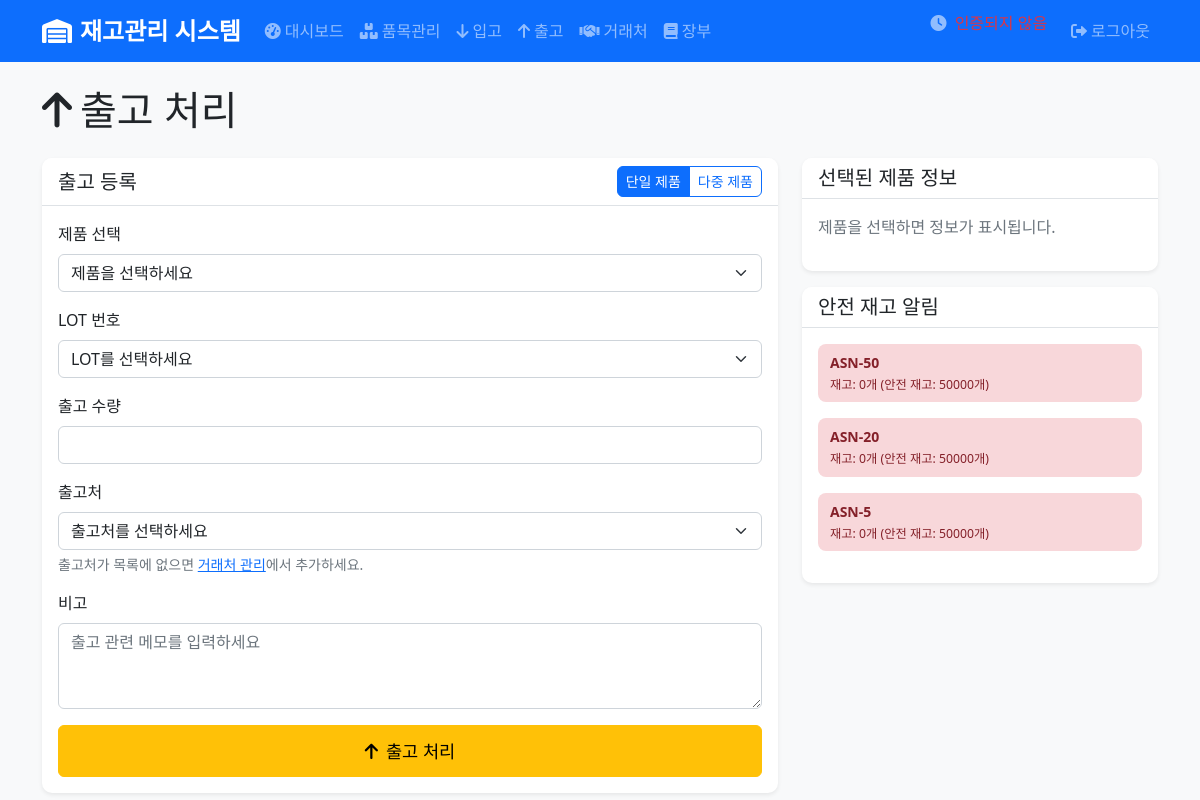
The page /stock/out (signed in) on the database its author committed.
### models.py (models this page shows)
class Product(Base):
    __tablename__ = "products"
    id = Column(Integer, primary_key=True, index=True)
    name = Column(String(100), nullable=False, index=True)
    description = Column(Text)
    price = Column(Float, nullable=False)
    stock_quantity = Column(Integer, default=0)
    safety_stock = Column(Integer, default=0)  # 안전 재고 수준
    safety_stock_level = Column(String(20), default="good")  # 안전 재고 단계: good, warning, critical
    category = Column(String(50), index=True)
    created_at = Column(DateTime, default=datetime.utcnow)
    updated_at = Column(DateTime, default=datetime.utcnow, onupdate=datetime.utcnow)
    stock_transactions = relationship("StockTransaction", back_populates="product")

### main.py (the view)
@app.get("/stock/out", response_class=HTMLResponse)
async def stock_out_page(request: Request, access_token: str = Cookie(None)):
    user = get_current_user_from_cookie(access_token)
    if not user:
        return RedirectResponse(url="/login", status_code=302)
    db = next(get_db())
    products = db.query(Product).all()
    return templates.TemplateResponse("stock_out.html", {
        "request": request,
        "products": products
    })

### templates/stock_out.html (shortened to what this page needs)
{% extends "base.html" %}
{% block content %}
<div class="row">
    <div class="col-12">
        <h1 class="mb-4">
            <i class="fas fa-arrow-up me-2"></i>출고 처리
        </h1>
    </div>
</div>
<div class="row">
    <div class="col-md-8">
        <div class="card">
            <div class="card-header d-flex justify-content-between align-items-center">
                <h5 class="card-title mb-0">출고 등록</h5>
                <div class="btn-group" role="group">
                    <label class="btn btn-outline-primary btn-sm" for="singleMode">단일 제품</label>
                    <label class="btn btn-outline-primary btn-sm" for="bulkMode">다중 제품</label>
                </div>
            </div>
            <div class="card-body">
                <form id="singleStockOutForm" class="stock-form">
                    <div class="mb-3">
                        <label for="productSelect" class="form-label">제품 선택</label>
                        <select class="form-select" id="productSelect" name="product_id" required>
                            <option value="">제품을 선택하세요</option>
                        </select>
                    </div>
                    <div class="mb-3">
                        <label for="lot_number" class="form-label">LOT 번호</label>
                        <select class="form-select" id="lot_number" name="lot_number" required>
                            <option value="">LOT를 선택하세요</option>
                        </select>
                    </div>
                    <div class="mb-3">
                        <label for="quantity" class="form-label">출고 수량</label>
                        <input type="number" class="form-control" id="quantity" name="quantity" min="1" required>
                    </div>
                    <div class="mb-3">
                        <label for="supplier_id" class="form-label">출고처</label>
                        <select class="form-select" id="supplier_id" name="supplier_id">
                            <option value="">출고처를 선택하세요</option>
                        </select>
                        <div class="form-text">출고처가 목록에 없으면 <a href="/suppliers" target="_blank">거래처 관리</a>에서 추가하세요.</div>
                    </div>
                    <div class="mb-3">
                        <label for="notes" class="form-label">비고</label>
                        <textarea class="form-control" id="notes" name="notes" rows="3" placeholder="출고 관련 메모를 입력하세요"></textarea>
                    </div>
                    <div class="d-grid">
                        <button type="submit" class="btn btn-warning btn-lg">
                            <i class="fas fa-arrow-up me-2"></i>출고 처리
                        </button>
                    </div>
                </form>
            </div>
        </div>
    </div>
    <div class="col-md-4">
        <div class="card">
            <div class="card-header">
                <h5 class="card-title mb-0">선택된 제품 정보</h5>
            </div>
            <div class="card-body" id="productInfo">
                <p class="text-muted">제품을 선택하면 정보가 표시됩니다.</p>
            </div>
        </div>
        <div class="card mt-3">
            <div class="card-header">
                <h5 class="card-title mb-0">안전 재고 알림</h5>
            </div>
            <div class="card-body">
                {% set low_stock_products = [] %}
                {% set warning_stock_products = [] %}
                {% for product in products %}
                    {% if product.safety_stock and product.safety_stock|int > 0 %}
                        {% if product.stock_quantity <= product.safety_stock|int %}
                            {% set _ = low_stock_products.append(product) %}
                        {% elif product.stock_quantity <= (product.safety_stock|int * 1.5) %}
                            {% set _ = warning_stock_products.append(product) %}
                        {% endif %}
                    {% endif %}
                {% endfor %}
                {% if low_stock_products %}
                    {% for product in low_stock_products %}
                    <div class="alert alert-danger alert-sm">
                        <strong>{{ product.name }}</strong><br>
                        <small>재고: {{ product.stock_quantity }}개 (안전 재고: {{ product.safety_stock }}개)</small>
                    </div>
                    {% endfor %}
                {% endif %}
            </div>
        </div>
    </div>
</div>
{% endblock %}

### static/css/style.css (style rules this page uses)
body { font-family: 'Segoe UI', Tahoma, Geneva, Verdana, sans-serif; background-color: #f8f9fa; }
.card { border: none; border-radius: 10px; box-shadow: 0 0.125rem 0.25rem rgba(0, 0, 0, 0.075); transition: box-shadow 0.15s ease-in-out; }
.card-header { background-color: #fff; border-bottom: 1px solid #dee2e6; border-radius: 10px 10px 0 0 !important; }
.btn { border-radius: 6px; font-weight: 500; }
.btn-lg { padding: 0.75rem 1.5rem; font-size: 1.1rem; }
.alert { border: none; border-radius: 8px; }
.alert-sm { padding: 0.5rem 0.75rem; font-size: 0.875rem; }
.form-control, .form-select { border-radius: 6px; border: 1px solid #ced4da; transition: border-color 0.15s ease-in-out, box-shadow 0.15s ease-in-out; }

### rows shown on the page
Product: name "ASN-50", stock_quantity "0", safety_stock "50000"
Product: name "ASN-20", stock_quantity "0", safety_stock "50000"
Product: name "ASN-5", stock_quantity "0", safety_stock "50000"
